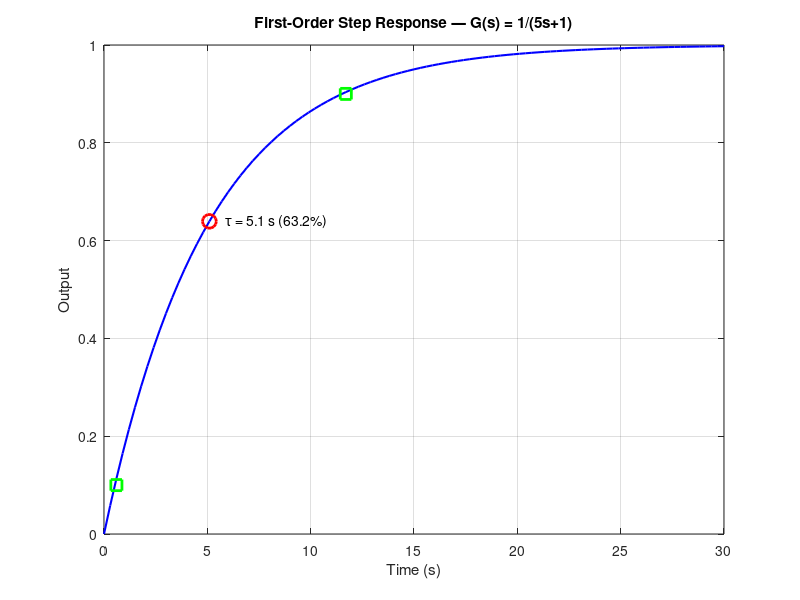

Write the MATLAB code that produced this figure.
%% sim-03: First-Order Transfer Function
% Model a temperature sensor with 5-second time constant

pkg load control;  % Octave compatibility

G = tf(1, [5 1]);   % G(s) = 1 / (5s + 1)
[y, t] = step(G, 30);

figure;
plot(t, y, 'b', 'LineWidth', 1.5); hold on; grid on;

% Annotate time constant (63.2%)
tc_idx = find(y >= 0.632, 1);
plot(t(tc_idx), y(tc_idx), 'ro', 'MarkerSize', 10, 'LineWidth', 2);
text(t(tc_idx)+0.5, y(tc_idx), sprintf('  \\tau = %.1f s (63.2%%)', t(tc_idx)));

% Rise time (10% to 90%)
rt_10 = find(y >= 0.1, 1);
rt_90 = find(y >= 0.9, 1);
plot([t(rt_10) t(rt_90)], [0.1 0.9], 'gs', 'MarkerSize', 8, 'LineWidth', 2);
fprintf('Time constant: %.2f s\n', t(tc_idx));
fprintf('Rise time (10-90%%): %.2f s\n', t(rt_90) - t(rt_10));
fprintf('Steady-state value: %.4f\n', y(end));

xlabel('Time (s)'); ylabel('Output');
title('First-Order Step Response — G(s) = 1/(5s+1)');
